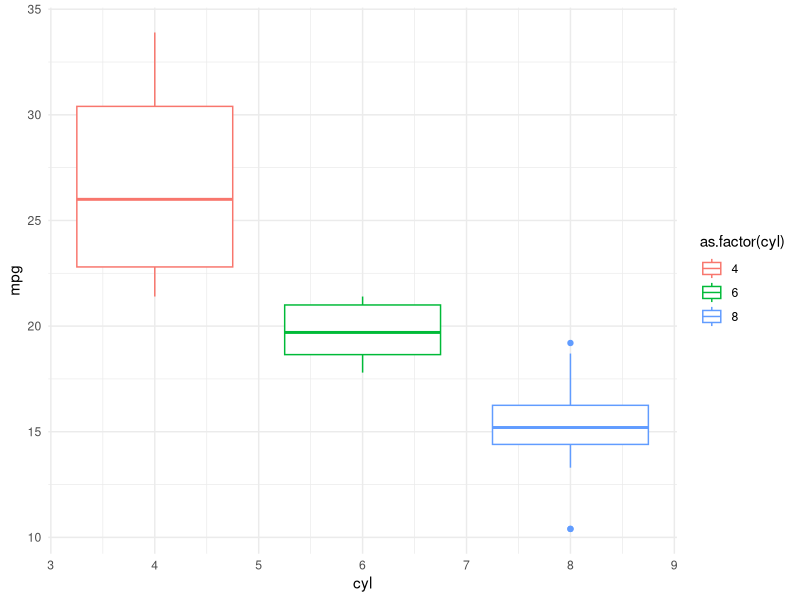

Here is the R script that generated this plot:
## ---- chunk 1
library(tidyverse)
theme_set(theme_minimal())
data("mtcars")

mtcars %>% 
  ggplot(aes(cyl, mpg)) + 
  geom_boxplot(aes(color = as.factor(cyl)))

